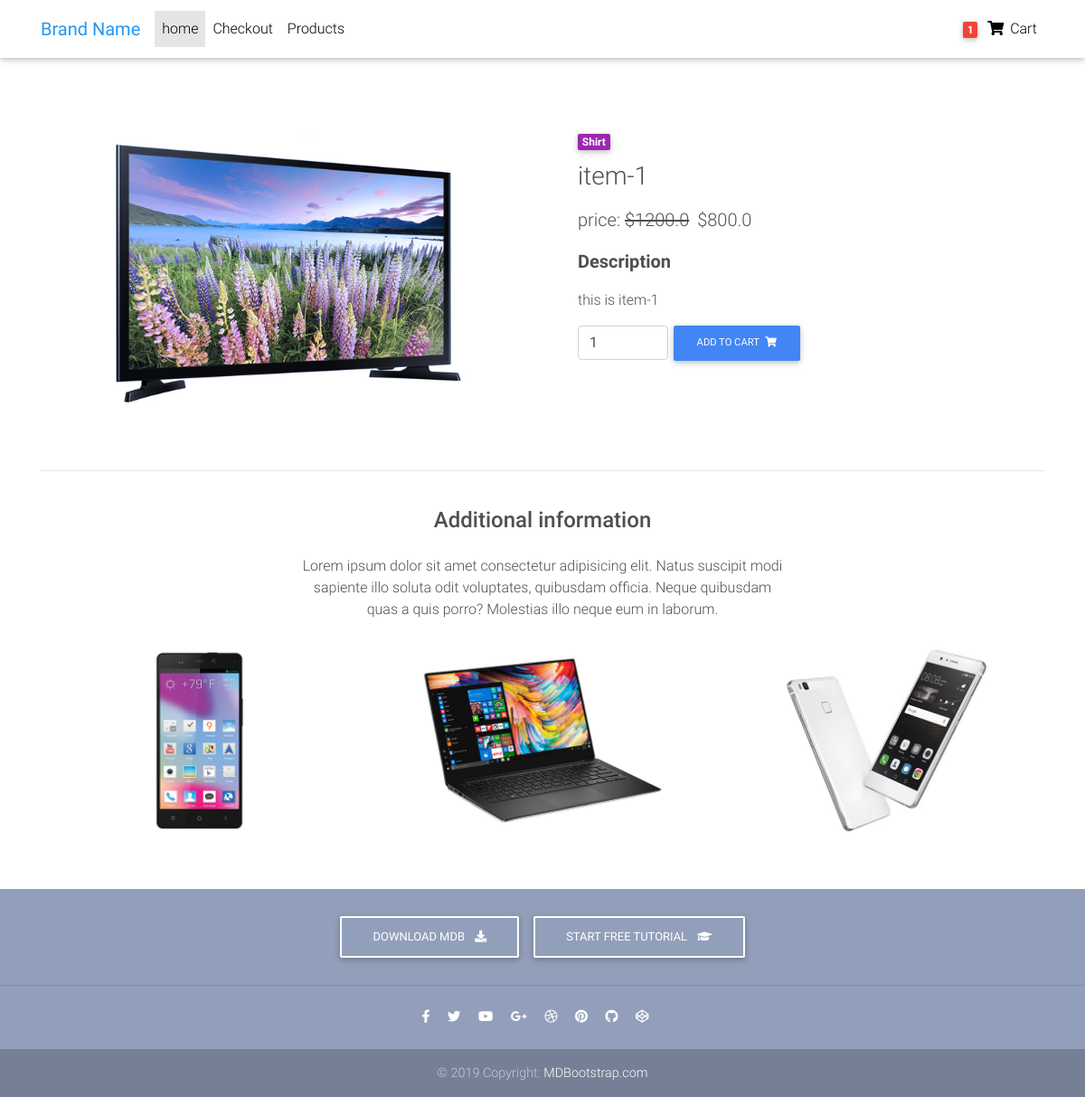
Screenshot of /product/item-1/ with the database file from the repository.
### core/models.py (models this page shows, shortened)
class Item(models.Model):
    title = models.CharField(max_length=256)
    price = models.FloatField()
    discounted_price = models.FloatField(blank=True, null=True)
    description=models.TextField(blank=True, null=True)
    category = models.CharField(choices=CATEGORY_CHOICES, max_length=2)
    label = models.CharField(choices=LABEL_CHOICES, max_length=1)
    slug = models.SlugField()

### core/views.py (the view)
# urls.py: path('product/<slug>/', ItemDetailView.as_view(), name='product'),
class ItemDetailView(DetailView):
    model = Item
    template_name = 'product.html'

### templates/product.html (shortened to what this page needs)
{% load static %}
<!DOCTYPE html>
<html lang="en">
<head>
  <link rel="stylesheet" href="https://use.fontawesome.com/releases/v5.11.2/css/all.css">
  <link href="{% static 'css/bootstrap.min.css' %}" rel="stylesheet">
  <link href="{% static 'css/mdb.min.css' %}" rel="stylesheet">
  <link href="{% static 'css/style.min.css' %}" rel="stylesheet">
</head>
<body>
    {% include "navbar.html" %}
  <main class="mt-5 pt-4">
    <div class="container dark-grey-text mt-5">
      <div class="row wow fadeIn">
        <div class="col-md-6 mb-4">
          <img src="{% static 'img/items/tv.jpg' %}" class="img-fluid" alt="">
        </div>
        <div class="col-md-6 mb-4">
          <div class="p-4">
            <div class="mb-3">
              <a href="">
                <span class="badge purple mr-1">{{ object.get_category_display }}</span>
              </a>
              <h3 style="margin-top: 10px;">{{ item.title }}</h3>
            </div>
            <p class="lead">
              {% if item.discounted_price %}
                <span class="mr-1">
                  price: <del>${{ item.price }}</del>
                </span>
                <span>${{ item.discounted_price }}</span>
              {% else %}
                <span>price:  ${{ item.price }}</span>
              {% endif %}
            </p>
            {% if item.description %}
              <p class="lead font-weight-bold">Description</p>
              <p>{{ item.description }}</p>
            {% else %}
              {{NULL}}
            {% endif %}
            <form class="d-flex justify-content-left">
              <input type="number" value="1" aria-label="Search" class="form-control" style="width: 100px">
              <button class="btn btn-primary btn-md my-0 p" type="submit">Add to cart
                <i class="fas fa-shopping-cart ml-1"></i>
              </button>
            </form>
          </div>
        </div>
      </div>
      <hr>
      <div class="row d-flex justify-content-center wow fadeIn">
        <div class="col-md-6 text-center">
          <h4 class="my-4 h4">Additional information</h4>
          <p>Lorem ipsum dolor sit amet consectetur adipisicing elit. Natus suscipit modi sapiente illo soluta odit
            voluptates,
            quibusdam officia. Neque quibusdam quas a quis porro? Molestias illo neque eum in laborum.</p>
        </div>
      </div>
      <div class="row wow fadeIn">
        <div class="col-lg-4 col-md-12 mb-4">
          <img src="{% static 'img/items/smartphone.jpg' %}" class="img-fluid" alt="">
        </div>
        <div class="col-lg-4 col-md-6 mb-4">
          <img src="{% static 'img/items/lenovo-ideapad.jpg' %}" class="img-fluid" alt="">
        </div>
        <div class="col-lg-4 col-md-6 mb-4">
          <img src="{% static 'img/items/smartphone-2.jpg' %}" class="img-fluid" alt="">
        </div>
      </div>
    </div>
  </main>
  <footer class="page-footer text-center font-small mt-4 wow fadeIn">
    <div class="pt-4">
      <a class="btn btn-outline-white" href="https://mdbootstrap.com/docs/jquery/getting-started/download/" target="_blank"
        role="button">Download MDB
        <i class="fas fa-download ml-2"></i>
      </a>
      <a class="btn btn-outline-white" href="https://mdbootstrap.com/education/bootstrap/" target="_blank" role="button">Start
        free tutorial
        <i class="fas fa-graduation-cap ml-2"></i>
      </a>
    </div>
    <hr class="my-4">
    <div class="pb-4">
      <a href="https://www.facebook.com/mdbootstrap" target="_blank">
        <i class="fab fa-facebook-f mr-3"></i>
      </a>
      <a href="https://twitter.com/MDBootstrap" target="_blank">
        <i class="fab fa-twitter mr-3"></i>
      </a>
      <a href="https://www.youtube.com/watch?v=7MUISDJ5ZZ4" target="_blank">
        <i class="fab fa-youtube mr-3"></i>
      </a>
      <a href="https://plus.google.com/u/0/b/107863090883699620484" target="_blank">
        <i class="fab fa-google-plus-g mr-3"></i>
      </a>
      <a href="https://dribbble.com/mdbootstrap" target="_blank">
        <i class="fab fa-dribbble mr-3"></i>
      </a>
      <a href="https://pinterest.com/mdbootstrap" target="_blank">
        <i class="fab fa-pinterest mr-3"></i>
      </a>
      <a href="https://github.com/mdbootstrap/bootstrap-material-design" target="_blank">
        <i class="fab fa-github mr-3"></i>
      </a>
      <a href="http://codepen.io/mdbootstrap/" target="_blank">
        <i class="fab fa-codepen mr-3"></i>
      </a>
    </div>
    <div class="footer-copyright py-3">
      © 2019 Copyright:
      <a href="https://mdbootstrap.com/education/bootstrap/" target="_blank"> MDBootstrap.com </a>
    </div>
  </footer>
</body>
</html>

### rows the page displays
Item: category "Shirt", title "item-1", price "1200.0", discounted_price "800.0", description "this is item-1"
